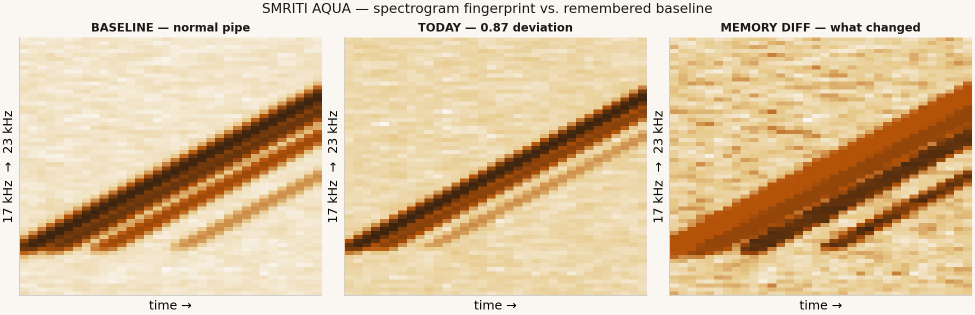
#> input picture smriti-aqua/tools/spectrogram_diff.png, 1950 x 630 px (shown at 1/2 size)
$ python -i ocr.py   (imports and definitions only)
#> lines starting #> are read from the running program, lines starting #| are printed output that depends on the picture
"""
OCR Engine — Text Extraction from Screenshots
Extracts visible text to enhance Gemma 4's analysis context.
Uses easyocr with dark-theme preprocessing for robust recognition.
"""

import logging
import time
from typing import Optional

from PIL import Image, ImageOps, ImageEnhance

logger = logging.getLogger("screenmind.engine.ocr")


class OCRExtractor:
    """
    Lightweight OCR that extracts screen text to feed into Gemma 4
    as additional context, improving analysis accuracy.
    """

    def __init__(self):
        self._reader = None
        self._available = True

    def _ensure_reader(self):
        """Lazy-load easyocr (downloads ~100MB model on first use)."""
        if self._reader is None and self._available:
            try:
                import easyocr
                self._reader = easyocr.Reader(
                    ["en"],
                    gpu=True,       # Use GPU if available, falls back to CPU
                    verbose=False,
                )
                logger.info("EasyOCR initialized")
            except Exception as e:
                logger.warning(f"EasyOCR unavailable, skipping text extraction: {e}")
                self._available = False

    # [39 lines left out: function _preprocess, not called in this run]

    def extract_text(self, image: Image.Image) -> Optional[str]:
        """Extract text only (backward compatible)."""
        text, _ = self.extract_text_with_boxes(image)
        return text

    def extract_text_with_boxes(self, image: Image.Image):
        """
        Extract text AND bounding boxes from a screenshot.

        Returns:
            Tuple of (text_string, boxes_list) where boxes_list is a list of
            {"box": [[x1,y1],[x2,y2],[x3,y3],[x4,y4]], "text": str, "conf": float}
            Coordinates are relative to the ORIGINAL image size.
        """
        if not self._available:
            return None, []

        self._ensure_reader()
        if self._reader is None:
            return None, []

        try:
            import numpy as np
            start = time.time()

            # Track scale for coordinate mapping back to original
            orig_w, orig_h = image.size

            # Preprocess: resize, dark-theme inversion, contrast boost
            processed = self._preprocess(image)
            proc_w, proc_h = processed.size

            # Scale factors to map preprocessed coords back to original image
            scale_x = orig_w / proc_w
            scale_y = orig_h / proc_h

            img_array = np.array(processed)

            # Run OCR with word-level detail (paragraph=False for per-word boxes)
            results = self._reader.readtext(
                img_array, detail=1, paragraph=False,
                batch_size=4,
            )

            texts = []
            boxes = []
            for result in results:
                if len(result) == 3:
                    bbox, text, conf = result
                elif len(result) == 2:
                    bbox, text = result
                    conf = 0.5
                else:
                    continue

                text = text.strip()
                if conf > 0.2 and len(text) > 1:
                    texts.append(text)
                    # Scale bbox coords back to original image coordinates
                    scaled_box = [[int(pt[0] * scale_x), int(pt[1] * scale_y)] for pt in bbox]
                    boxes.append({"box": scaled_box, "text": text, "conf": round(conf, 2)})

            elapsed = time.time() - start
            full_text = "\n".join(texts)

            if texts:
                logger.debug(f"Extracted {len(texts)} text blocks in {elapsed:.1f}s")

            return (full_text if full_text else None), boxes

        except Exception as e:
            logger.error(f"Extraction failed: {e}")
            return None, []

    @property
    def is_available(self) -> bool:
        return self._available

>>> import cv2
>>> picture = cv2.imread('../../../smriti-aqua/tools/spectrogram_diff.png', cv2.IMREAD_GRAYSCALE)
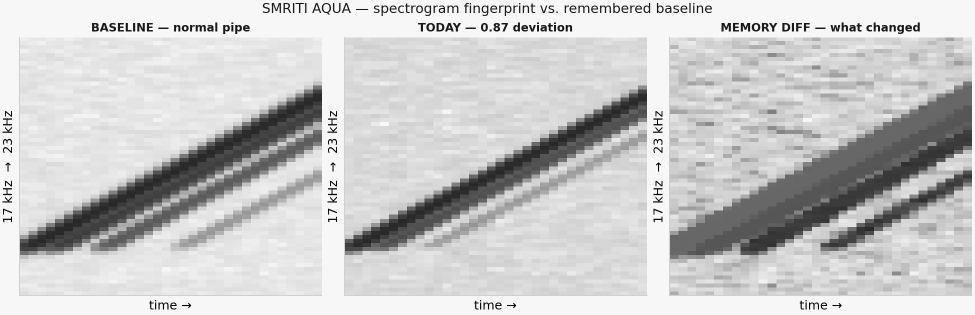
#> picture: shape (630, 1950) (shown at 1/2 size); min 0, max 247, mean 200.5
>>> result = OCRExtractor().extract_text(picture)
#> (the call stopped at in _ensure_reader, `self._reader = easyocr.Reader( ["en"], gpu=True,`: easyocr is not available in this run)
